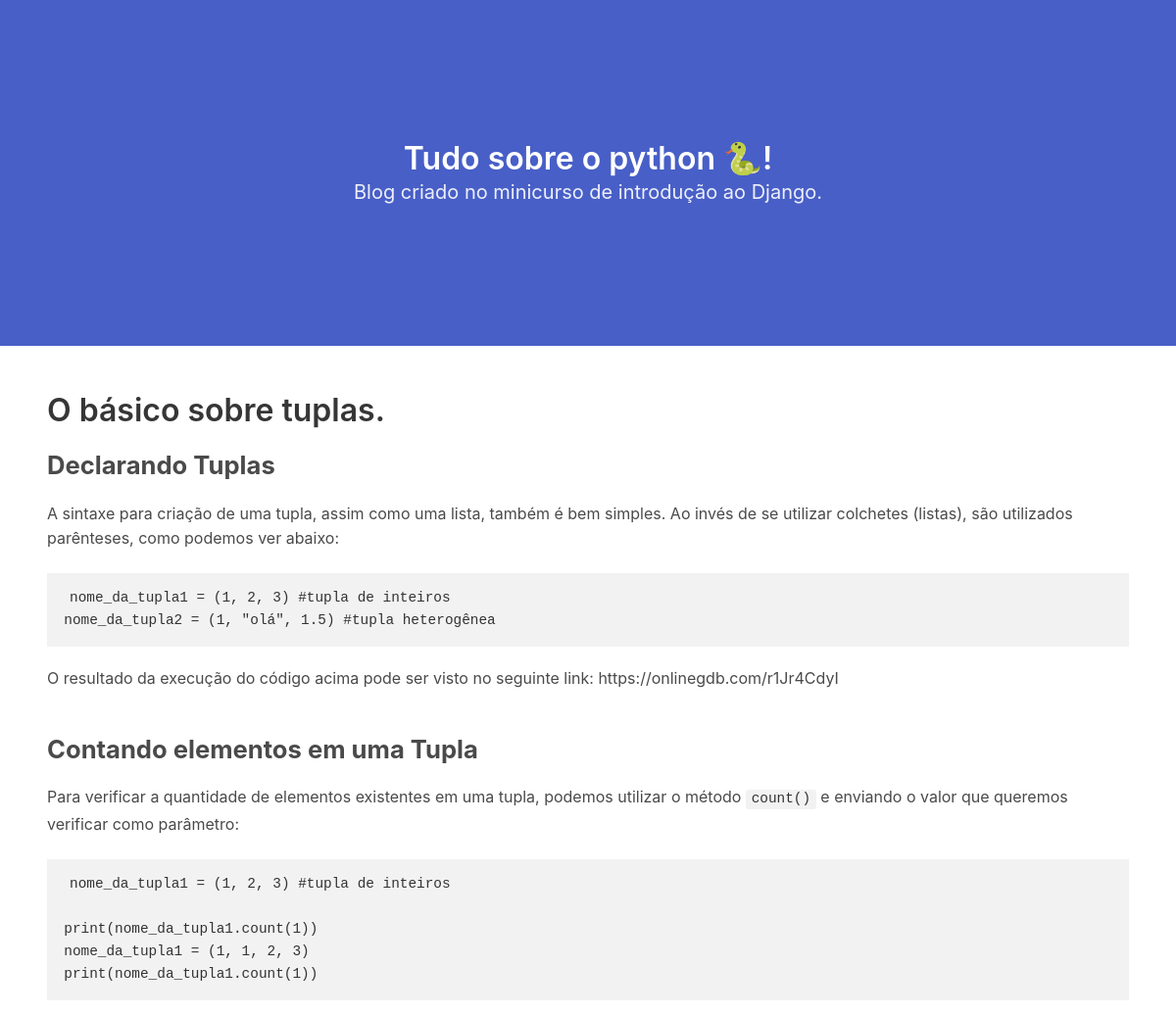
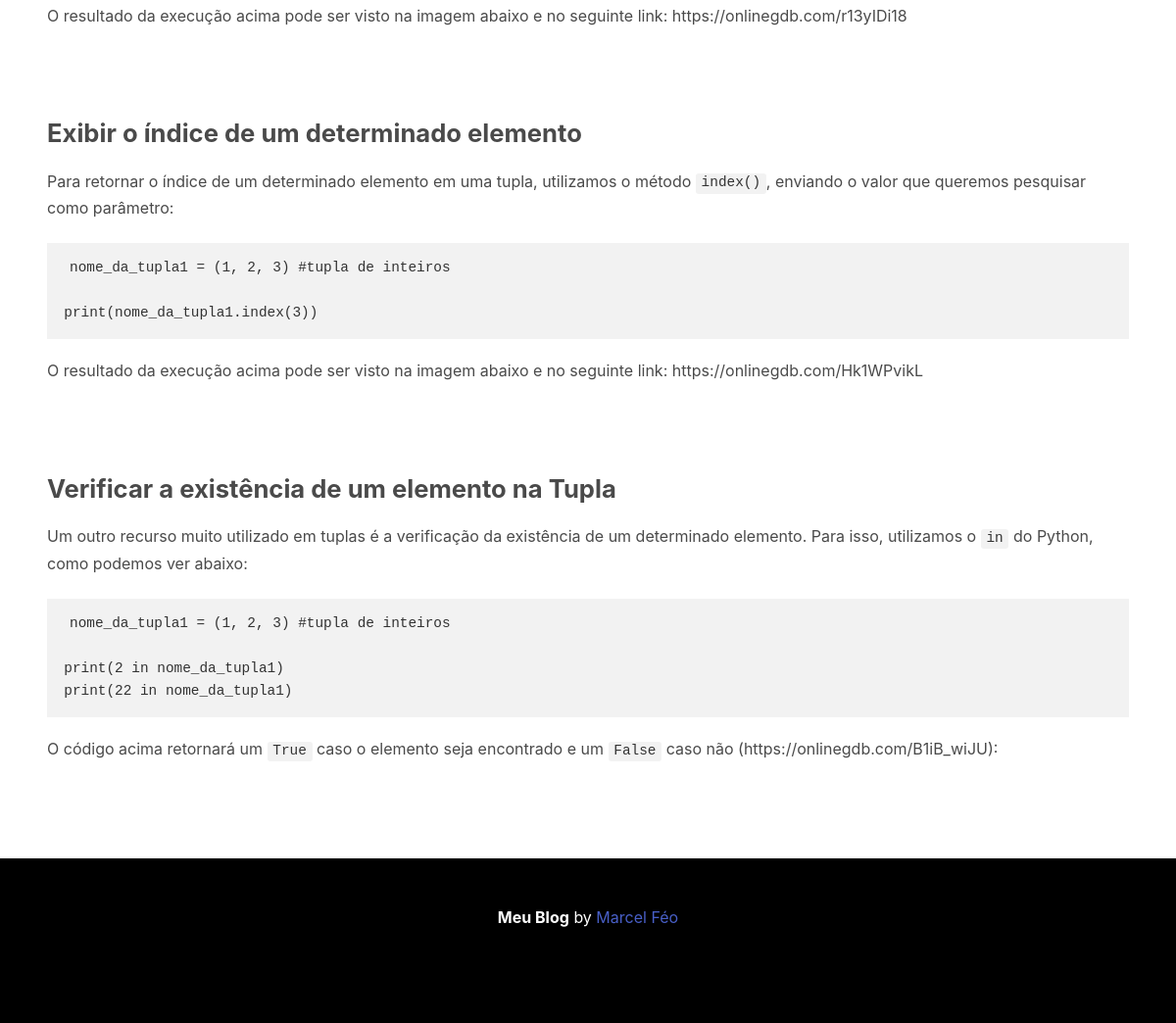
Screenshot of /post/3/ with the database file from the repository (2 pictures, top to bottom).
### core/models.py (models this page shows, shortened)
class Post(models.Model):
	title = models.CharField('Título', max_length=500, blank=False, null=False)
	resume = models.TextField(default='')
	content = RichTextField()
	date_published = models.DateField('Data de Publicação', auto_now_add=True)
	slug = models.SlugField('Slug', editable=False)

### core/views.py (the view)
# urls.py: path('post/<int:id>/', views.detail, name='detail'),
def detail(request, id):
	post = Post.objects.get(id=id)
	data = {
		'post': post
	}
	return render(request, 'core/detail.html', data)

### core/templates/core/detail.html
{% extends './base.html' %}
{% block content %}
	<section class="section">
	  <h1 class="title">{{ post.title }}</h1>
	  <div class="wysiwyg">
	    {{ post.content|safe }}
	  </div>
	</section>
{% endblock %}

### core/static/css/wysiwyg.css (style rules this page uses)
.wysiwyg { line-height:1.6 }
.wysiwyg p,.wysiwyg dl,.wysiwyg ol,.wysiwyg ul,.wysiwyg blockquote,.wysiwyg pre,.wysiwyg table { margin-bottom:1.4em }
.wysiwyg p:last-child,.wysiwyg dl:last-child,.wysiwyg ol:last-child,.wysiwyg ul:last-child,.wysiwyg blockquote:last-child,.wysiwyg pre:last-child,.wysiwyg table:last-child { margin-bottom:0 }
.wysiwyg h1,.wysiwyg h2,.wysiwyg h3,.wysiwyg h4,.wysiwyg h5,.wysiwyg h6 { font-weight:700;line-height:1.2 }
.wysiwyg h1:first-child,.wysiwyg h2:first-child,.wysiwyg h3:first-child,.wysiwyg h4:first-child,.wysiwyg h5:first-child,.wysiwyg h6:first-child { margin-top:0 }
.wysiwyg h2 { font-size:1.6em;margin-bottom:.875em;margin-top:1.75em;line-height:1.1 }
.wysiwyg code,.wysiwyg kbd,.wysiwyg samp,.wysiwyg pre { -moz-osx-font-smoothing:auto;-webkit-font-smoothing:auto;background-color:#f2f2f2;color:#333;font-size:0.9em }
.wysiwyg code,.wysiwyg kbd,.wysiwyg samp { border-radius:3px;line-height:1.77778;padding:0.1em 0.4em 0.2em;vertical-align:baseline }
.wysiwyg pre { overflow:auto;padding:1em 1.2em }
.wysiwyg pre code { background:none;font-size:1em;line-height:1em }

### rows the page displays
Post: title "O básico sobre tuplas.", content "Declarando Tuplas A sintaxe para criação de uma tupla, assim como uma lista, também é bem simples. Ao invés de se utilizar colchetes (listas), são utilizados parênteses, como podemos ver abaixo: nome_da_tupla1 = (1, 2, 3) #tupla de inteiros nome_da_tupla2 = (1, \"olá\", 1.5) #tupla heterogênea O resultado da execução do código acima pode ser visto no seguinte link: https://onlinegdb.com/r1Jr4CdyI Contando elementos em uma Tupla Para verificar a quantidade de elementos existentes em uma tupla, podemos utilizar o método count() e enviando o valor que queremos verificar como parâmetro: nome_da_tupla1 = (1, 2, 3) #tupla de inteiros print(nome_da_tupla1.count(1)) nome_da_tupla1 = (1, 1, 2, 3)…"
